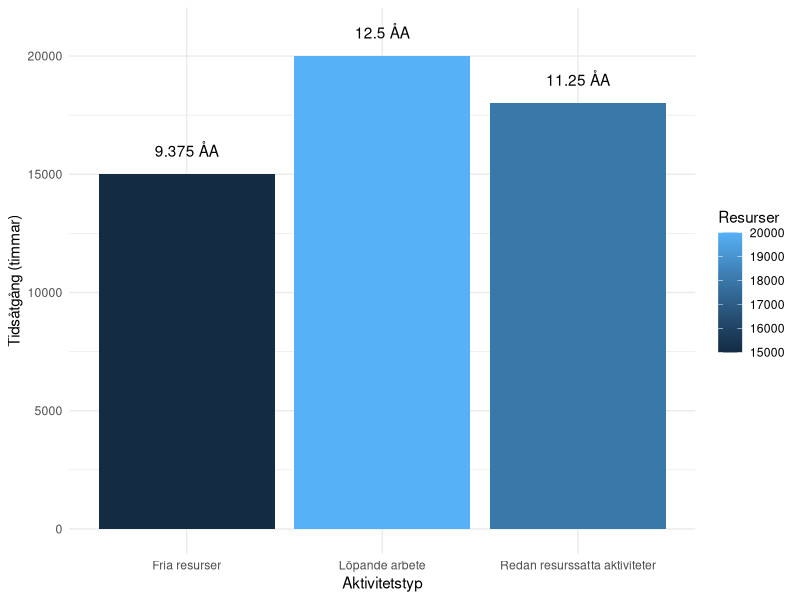

Generate this figure with R:
## ---- chunk 1
library(dplyr)
library(ggplot2)
library(ggthemes)

data = data.frame(Aktivitet = c("Löpande arbete", "Redan resurssatta aktiviteter", "Fria resurser")) %>%
  mutate(Resurser = c(20000, 18000, 15000),
         Arsarbeten = Resurser / 1600
  )

ggplot(data = data, aes(x = Aktivitet)) +
  geom_bar(aes(y = Resurser, fill = Resurser), stat = "identity") +
  geom_text(aes(label = paste(Arsarbeten, "ÅA"), y = Resurser + 1000)) +
  theme_minimal() +
  xlab('Aktivitetstyp') + ylab('Tidsåtgång (timmar)')

